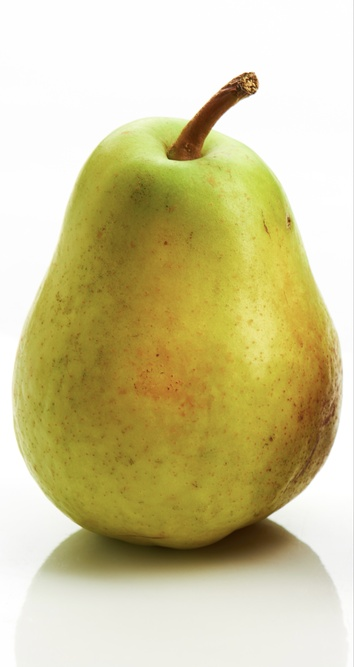
#> input picture Image Matching/images/object.jpg, 354 x 667 px, shrunk from 2605 x 4912 before the run
$ python Session7.py
#> lines starting #> are read from the running program, lines starting #| are printed output that depends on the picture
# Feature Detection, FAST, ORB, SURF.
# Feature Accelarate Segment Test (FAST)
# Oriented Fast and Rotate Brief (ORB)
# Speeded-up Robust Feature (SURF)

import cv2
import matplotlib.pyplot as plt

# [28 lines of commented-out code are left out]

img_obj = cv2.imread('images/object.jpg',0)
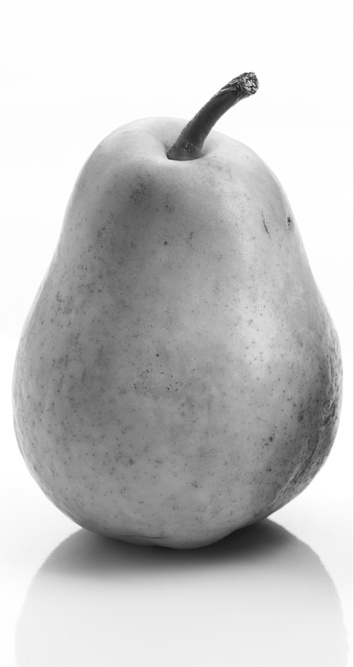
#> img_obj: shape (667, 354); min 22, max 255, mean 195.3
img_scene = cv2.imread('images/scene.jpg',0)
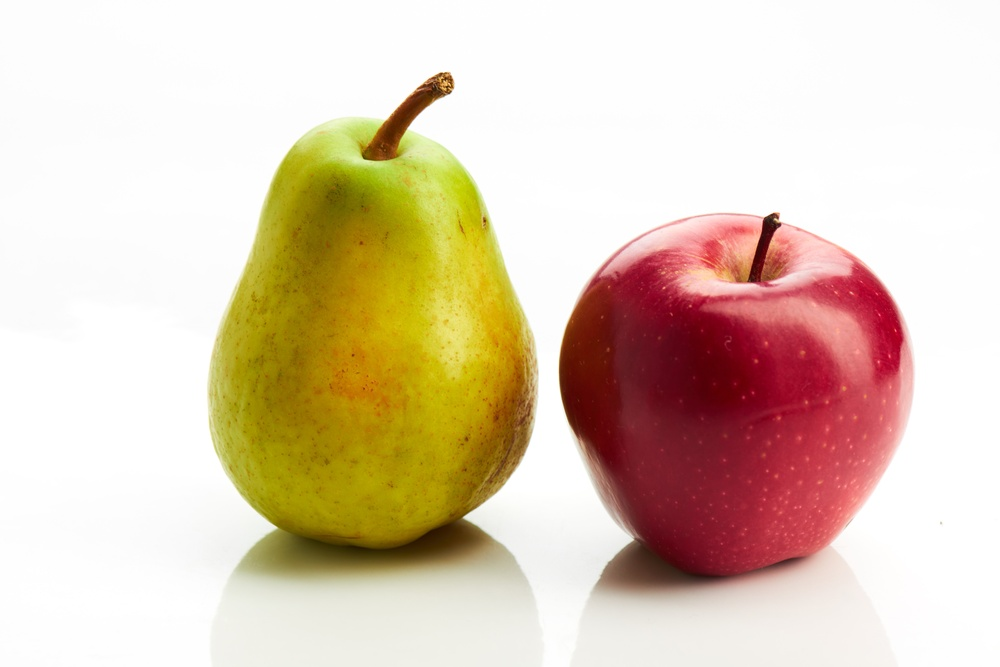
#> input picture Image Matching/images/scene.jpg, 1000 x 667 px, shrunk from 7359 x 4912 before the run
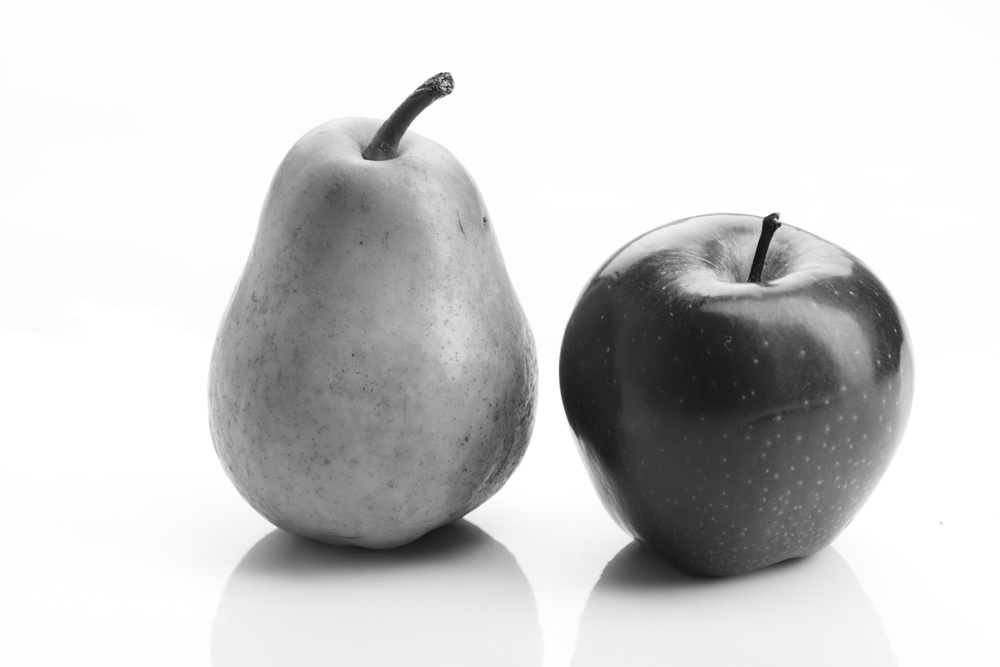
#> img_scene: shape (667, 1000); min 17, max 255, mean 206.2

# 1. Get all keypoints and descriptor

#> (the run stopped early here; a loop or call above may not have finished)
